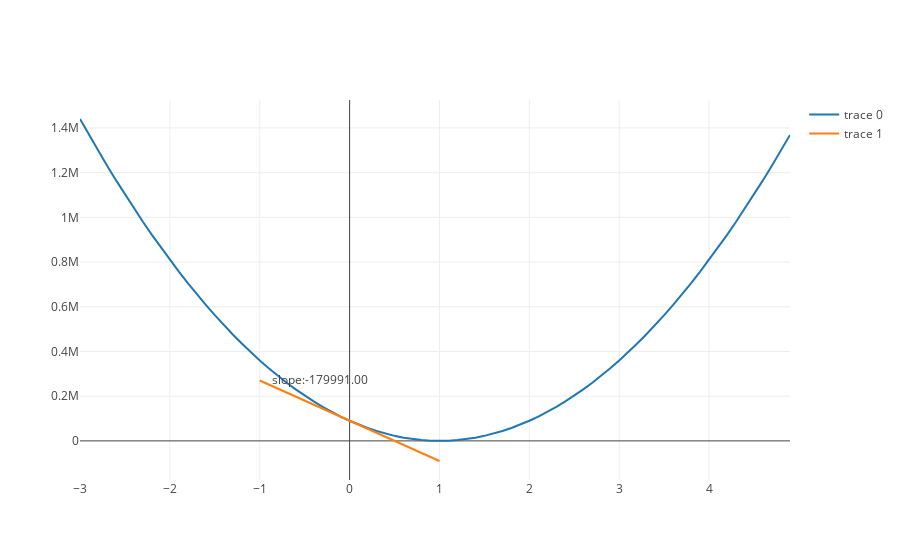

Notebook source saved alongside this figure:
### Markdown cell above
Take a close look at the straight line in the graph above.  That straight line is a supposed to have the same slope as the blue curve at the point $x = 0$.  After all, we calculated the derivative at that point, and that gave us a slope of -90000, yet that doesn't seem to be matching the slope of the curve at that value of $x = 0$.

The slope of the straight line should be pointing more downwards.  How did that happen?  Let's take another look at our calculation of the derivative. 

$$f(0) = (300*0 - 300)^2 = (-300)^2 =  90,000 $$

$$f(1) = (300*1 - 300)^2 = 0^2 = 0 $$

$$f'(0) = \frac{0 - 90,000}{1- 0} = -90,000 $$

The problem is that if we calculate change in our output divided by the change in our input, and we set $h = 1$, then we are really calculating the rate of change of the function from zero to one.  But what we **want** to do is calculate the rate of change at just that point $x = 0$, after all we want the instantanous rate of change - and that is a different matter.  So we can't just calculate our runner's speed by checking in an hour later, our derivative means we are calculating how fast a runner is moving at any given moment, and precisely at that moment.  And unlike in our function of the line $y = 3x $, here the amount that $y$ decreases or increases is always changing.  The larger our value of $h$, the less our derivative reflects the rate of change at just that point.    
So what we need to do is decrease our value of $h$ to such a small number that it is zero.  But it's ludicrous to calculate the amount of change in an output when the change in our input is zero.  When change in our input is zero, it means there is no change.  It's like asking how much our runner is moving between precisely minute three, and precisely minute three.  Well obviously zero - he didn't have a chance to move.    

So how do we calculate the rate of change of our function across no change in input?  We use our imagination.  Really.  We calculate the derivative with a $\Delta $ of .1, then calculate it again with a $\Delta $ of .01, then again with $\Delta $ .001.  Our derivative calculation should show convergance on a single number as our $\Delta $ approaches zero and that number is our derivative.  

** That is, the derivative of a function is a change in the function's output as h, that is $\Delta x $,  approaches zero **.

### Code cell
y_x_squared_trace = line_function_data(fake_cost_curve, x_values)
# delta = 1
# delta = .1
# delta = .01
# delta = .001
delta = .0001
tangent_at_delta = build_tangent_line(fake_cost_curve, 0, 1, delta)
plot([y_x_squared_trace, tangent_at_delta])

### Figure 1 — Plotly figure (JSON) as saved in the notebook; plotly's stock layout.template omitted (floating-point values rounded to 4 significant figures)
{"data": [{"x": [-3, -2.9, -2.8, -2.7, -2.6, -2.5, -2.4, -2.3, -2.2, -2.1, -2, -1.9, -1.8, -1.7, -1.6, -1.5, -1.4, -1.3, -1.2, -1.1, -1, -0.9, -0.8, -0.7, -0.6, -0.5, -0.4, -0.3, -0.2, -0.1, 0, 0.1, 0.2, 0.3, 0.4, 0.5, 0.6, 0.7, 0.8, 0.9, 1, 1.1, 1.2, 1.3, 1.4, 1.5, 1.6, 1.7, 1.8, 1.9, 2, 2.1, 2.2, 2.3, 2.4, 2.5, 2.6, 2.7, 2.8, 2.9, 3, 3.1, 3.2, 3.3, 3.4, 3.5, 3.6, 3.7, 3.8, 3.9, 4, 4.1, 4.2, 4.3, 4.4, 4.5, 4.6, 4.7, 4.8, 4.9], "y": [1440000, 1368900, 1299600, 1232100, 1166400, 1102500, 1040400, 980100, 921600, 864900, 810000, 756900, 705600, 656100, 608400, 562500, 518400, 476100, 435600, 396900, 360000, 324900, 291600, 260100, 230400, 202500, 176400, 152100, 129600, 108900, 90000, 72900, 57600, 44100, 32400, 22500, 14400, 8100, 3600, 900, 0, 900, 3600, 8100, 14400, 22500, 32400, 44100, 57600, 72900, 90000, 108900, 129600, 152100, 176400, 202500, 230400, 260100, 291600, 324900, 360000, 396900, 435600, 476100, 518400, 562500, 608400, 656100, 705600, 756900, 810000, 864900, 921600, 980100, 1040400, 1102500, 1166400, 1232100, 1299600, 1368900]}, {"mode": "lines+text", "text": ["    slope:-179991.00"], "textposition": "right", "x": [-1, 0, 1], "y": [270000.0, 90000, -89990.0]}], "layout": {}}
